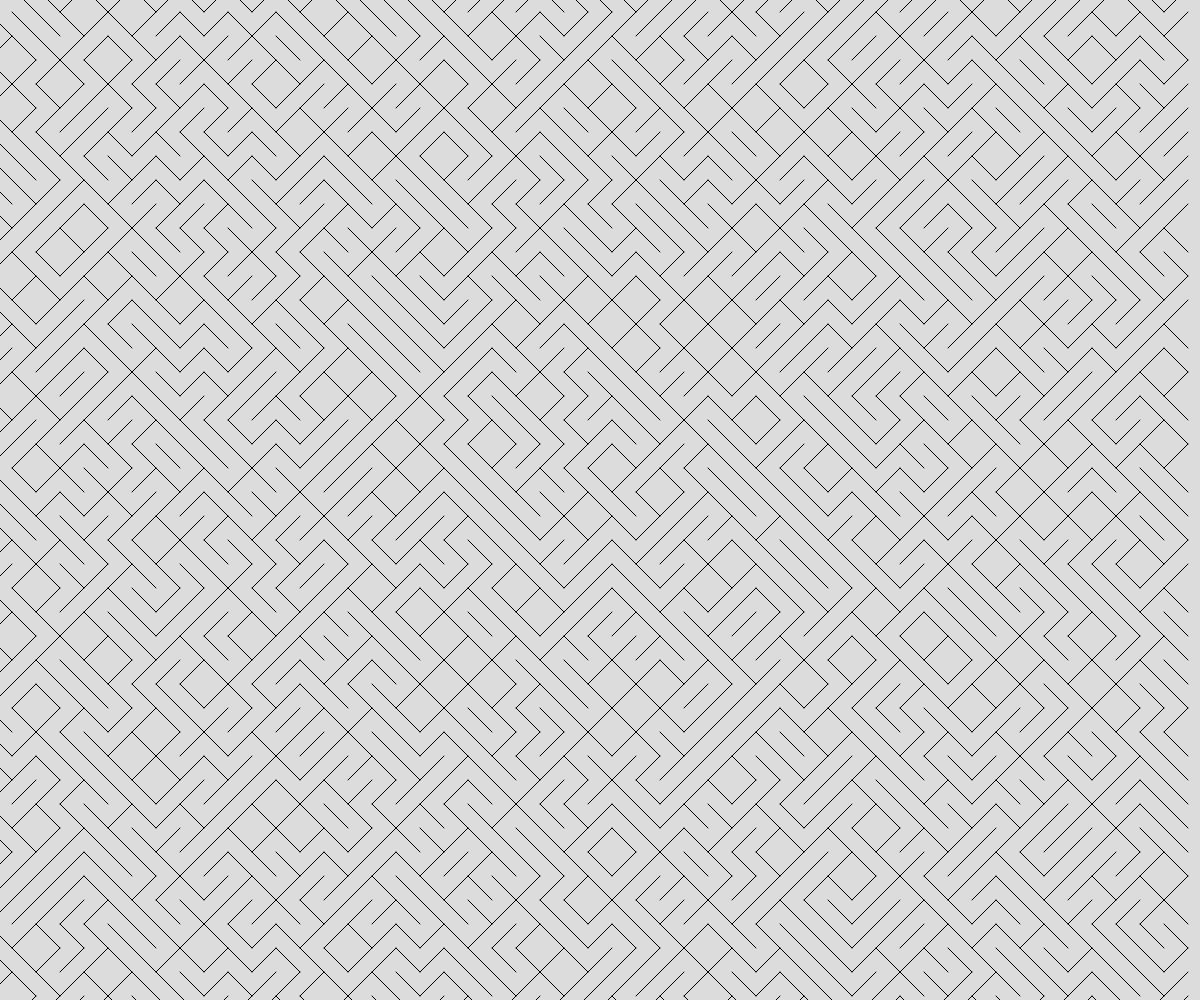
Frame 1 (no input)
Frame 60 (no input): identical to frame 1, image omitted
Frame 120 (the mouse pressed at the canvas centre since frame 60): identical to frame 1, image omitted

The p5.js sketch that drew this single still picture (run headless with seeded random() and noise() and a simulated clock; from frame 60 on, the mouse is pressed at the canvas centre):

// p5.js sketch
// ── sketch.js
// Project Title
// Your Name
// Date
//
// Extra for Experts:
// - describe what you did to take this project "above and beyond"


function setup() {
  createCanvas(windowWidth, windowHeight);
  background(220);
  drawLines(50, 50);
}
// they have cleaning chemicals that they use to clean like the deep fryers and stuff
// dumbass maintenance guy didnt wash out the cleaning chemicals when refilling the deep fryers with oil
// for the past 2 weeks everyone has been eating carcinogenic toxic fries and chicken
function draw() {
  
}

function drawLines(rows, cols) {
  for (let i = 0; i < rows; i++) {
    for (let j = 0; j < cols; j++) {
      let spaceAmount = width/cols;
      diagonalLine(i * spaceAmount, j * spaceAmount, spaceAmount);
    }
  }
}

function diagonalLine(x, y, spacing) {
  if (random(100) > 50) {
    // positive slope
    line(x - spacing/2, y + spacing/2, x + spacing/2, y - spacing/2);
  }
  else {
    //negative slope
    line(x - spacing/2, y - spacing/2, x + spacing/2, y + spacing/2);
  }
}
